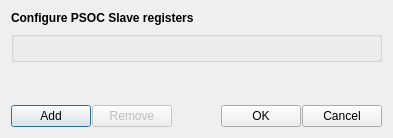
<?xml version="1.0" encoding="UTF-8"?>
<ui version="4.0">
 <class>PSOCI2CDialog</class>
 <widget class="QDialog" name="PSOCI2CDialog">
  <property name="geometry">
   <rect>
    <x>0</x>
    <y>0</y>
    <width>393</width>
    <height>138</height>
   </rect>
  </property>
  <property name="sizePolicy">
   <sizepolicy hsizetype="Minimum" vsizetype="Minimum">
    <horstretch>0</horstretch>
    <verstretch>0</verstretch>
   </sizepolicy>
  </property>
  <property name="windowTitle">
   <string>Configure I2C Slaves</string>
  </property>
  <layout class="QGridLayout" name="gridLayout">
   <item row="2" column="0">
    <layout class="QHBoxLayout" name="_btnLayout">
     <property name="spacing">
      <number>1</number>
     </property>
     <item>
      <widget class="QPushButton" name="_addSlaveBtn">
       <property name="toolTip">
        <string>Adds a new slave entry</string>
       </property>
       <property name="text">
        <string>Add</string>
       </property>
       <property name="icon">
        <iconset theme="QIcon::ThemeIcon::ListAdd"/>
       </property>
      </widget>
     </item>
     <item>
      <widget class="QPushButton" name="_removeSlaveBtn">
       <property name="enabled">
        <bool>false</bool>
       </property>
       <property name="toolTip">
        <string>Removes the last added slave</string>
       </property>
       <property name="text">
        <string>Remove</string>
       </property>
       <property name="icon">
        <iconset theme="QIcon::ThemeIcon::ListRemove"/>
       </property>
      </widget>
     </item>
     <item>
      <spacer name="horizontalSpacer">
       <property name="orientation">
        <enum>Qt::Orientation::Horizontal</enum>
       </property>
       <property name="sizeHint" stdset="0">
        <size>
         <width>40</width>
         <height>10</height>
        </size>
       </property>
      </spacer>
     </item>
     <item>
      <widget class="QPushButton" name="_okBtn">
       <property name="text">
        <string>OK</string>
       </property>
       <attribute name="buttonGroup">
        <string notr="true">_dialogBtnGroup</string>
       </attribute>
      </widget>
     </item>
     <item>
      <widget class="QPushButton" name="_cancelBtn">
       <property name="text">
        <string>Cancel</string>
       </property>
       <attribute name="buttonGroup">
        <string notr="true">_dialogBtnGroup</string>
       </attribute>
      </widget>
     </item>
    </layout>
   </item>
   <item row="0" column="0">
    <layout class="QGridLayout" name="_contentGridLayout">
     <item row="4" column="0">
      <widget class="QGroupBox" name="_slaveGroupBox">
       <property name="title">
        <string/>
       </property>
       <layout class="QVBoxLayout" name="verticalLayout">
        <property name="spacing">
         <number>0</number>
        </property>
        <property name="leftMargin">
         <number>1</number>
        </property>
        <property name="topMargin">
         <number>0</number>
        </property>
        <property name="rightMargin">
         <number>1</number>
        </property>
        <property name="bottomMargin">
         <number>0</number>
        </property>
       </layout>
      </widget>
     </item>
     <item row="2" column="0">
      <layout class="QHBoxLayout" name="_titleLayout">
       <property name="spacing">
        <number>0</number>
       </property>
       <item>
        <widget class="QLabel" name="_titleNote">
         <property name="sizePolicy">
          <sizepolicy hsizetype="Minimum" vsizetype="Minimum">
           <horstretch>0</horstretch>
           <verstretch>0</verstretch>
          </sizepolicy>
         </property>
         <property name="lineWidth">
          <number>0</number>
         </property>
         <property name="text">
          <string>&lt;html&gt;&lt;head/&gt;&lt;body&gt;&lt;p&gt;&lt;span style=&quot; font-weight:700;&quot;&gt;Configure PSOC Slave registers&lt;/span&gt;&lt;/p&gt;&lt;/body&gt;&lt;/html&gt;</string>
         </property>
         <property name="alignment">
          <set>Qt::AlignmentFlag::AlignLeading|Qt::AlignmentFlag::AlignLeft|Qt::AlignmentFlag::AlignTop</set>
         </property>
        </widget>
       </item>
      </layout>
     </item>
    </layout>
   </item>
   <item row="1" column="0">
    <spacer name="_vspacer">
     <property name="orientation">
      <enum>Qt::Orientation::Vertical</enum>
     </property>
     <property name="sizeHint" stdset="0">
      <size>
       <width>20</width>
       <height>40</height>
      </size>
     </property>
    </spacer>
   </item>
  </layout>
 </widget>
 <resources/>
 <connections>
  <connection>
   <sender>_okBtn</sender>
   <signal>clicked()</signal>
   <receiver>PSOCI2CDialog</receiver>
   <slot>accept()</slot>
   <hints>
    <hint type="sourcelabel">
     <x>280</x>
     <y>117</y>
    </hint>
    <hint type="destinationlabel">
     <x>206</x>
     <y>95</y>
    </hint>
   </hints>
  </connection>
  <connection>
   <sender>_cancelBtn</sender>
   <signal>clicked()</signal>
   <receiver>PSOCI2CDialog</receiver>
   <slot>reject()</slot>
   <hints>
    <hint type="sourcelabel">
     <x>352</x>
     <y>112</y>
    </hint>
    <hint type="destinationlabel">
     <x>242</x>
     <y>65</y>
    </hint>
   </hints>
  </connection>
 </connections>
 <buttongroups>
  <buttongroup name="_dialogBtnGroup"/>
 </buttongroups>
</ui>
